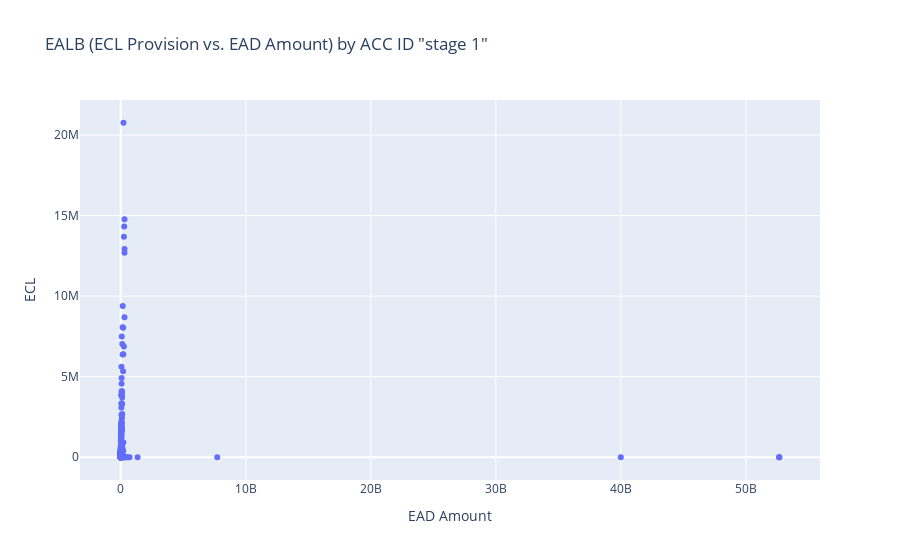

Source (notebook cell):
### Code cell
df1=df[df['Stage'] == "STAGE_1"]

fig = go.Figure(data=[go.Scatter(
    x=df1["Current Exposure"],
    y=df1["ECL final after all edit"],
    mode='markers',
    hoverinfo='text',
    hovertext=[f'EAD Amount: {ead:,.2f}, ECL: {imp:,.2f}, ACC ID: {acc_id}' for ead, imp, acc_id in zip(df1["Current Exposure"], 
    df1["ECL final after all edit"], df1["Position Id"])]
    )])

fig.update_layout(title='EALB (ECL Provision vs. EAD Amount) by ACC ID "stage 1"',
                  xaxis_title='EAD Amount',
                  yaxis_title='ECL')
fig.write_html("EALB (ECL Provision vs. EAD Amount) by ACC ID S1.html")

fig.show()

### Figure 1 — Plotly figure (JSON) as saved in the notebook; plotly's stock layout.template omitted (floating-point values rounded to 4 significant figures; data arrays with more than 128 entries replaced by an {"elided": "..."} marker saying what was removed)
{"data": [{"hoverinfo": "text", "hovertext": {"elided": "4051 str values"}, "mode": "markers", "type": "scatter", "x": {"elided": "4051 float values"}, "y": {"elided": "4051 float values"}}], "layout": {"title": {"text": "EALB (ECL Provision vs. EAD Amount) by ACC ID \"stage 1\""}, "xaxis": {"title": {"text": "EAD Amount"}}, "yaxis": {"title": {"text": "ECL"}}}}
